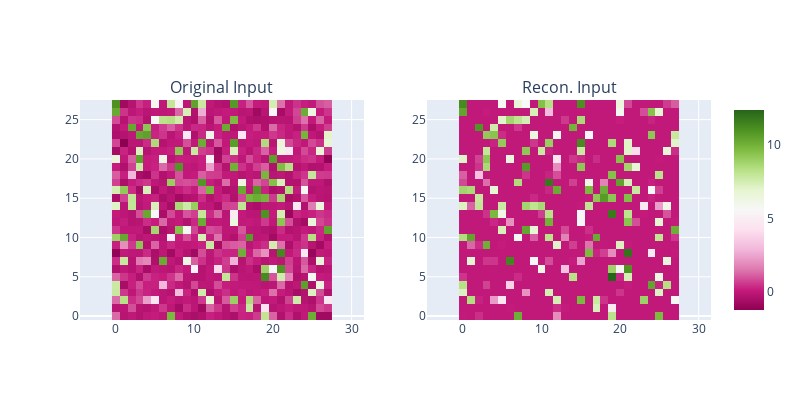

Notebook cell for this chart:
### Code cell
compare_images(pred[sample_idx], y[sample_idx], titles=["Original Input", "Recon. Input"])

### Figure 1 — Plotly figure (JSON) as saved in the notebook; plotly's stock layout.template omitted (floating-point values rounded to 4 significant figures; data arrays with more than 128 entries replaced by an {"elided": "..."} marker saying what was removed)
{"data": [{"coloraxis": "coloraxis", "hovertemplate": "x: %{x}<br>y: %{y}<br>color: %{z}<extra></extra>", "name": "0", "type": "heatmap", "xaxis": "x", "yaxis": "y", "z": {"elided": "28x28 float values"}}, {"coloraxis": "coloraxis", "hovertemplate": "x: %{x}<br>y: %{y}<br>color: %{z}<extra></extra>", "name": "0", "type": "heatmap", "xaxis": "x2", "yaxis": "y2", "z": {"elided": "28x28 float values"}}], "layout": {"annotations": [{"font": {"size": 16}, "showarrow": false, "text": "Original Input", "x": 0.225, "xanchor": "center", "xref": "paper", "y": 1, "yanchor": "bottom", "yref": "paper"}, {"font": {"size": 16}, "showarrow": false, "text": "Recon. Input", "x": 0.775, "xanchor": "center", "xref": "paper", "y": 1, "yanchor": "bottom", "yref": "paper"}], "height": 400, "width": 800, "xaxis": {"anchor": "y", "domain": [0, 0.45], "scaleanchor": "y"}, "xaxis2": {"anchor": "y2", "domain": [0.55, 1], "scaleanchor": "y2"}, "yaxis": {"anchor": "x", "domain": [0, 1]}, "yaxis2": {"anchor": "x2", "domain": [0, 1]}}}
